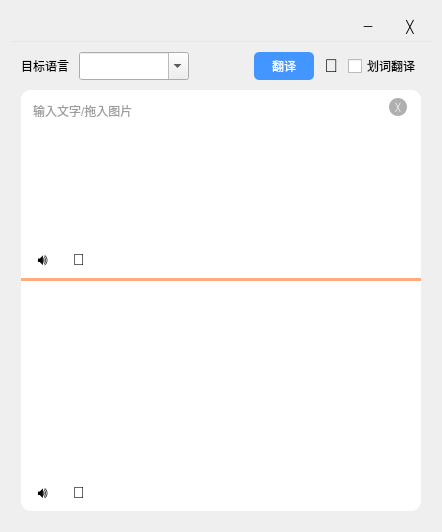
<?xml version="1.0" encoding="UTF-8"?>
<ui version="4.0">
 <class>MainWindow</class>
 <widget class="QWidget" name="MainWindow">
  <property name="geometry">
   <rect>
    <x>0</x>
    <y>0</y>
    <width>438</width>
    <height>532</height>
   </rect>
  </property>
  <property name="windowTitle">
   <string>翻译</string>
  </property>
  <layout class="QVBoxLayout" name="verticalLayout">
   <property name="spacing">
    <number>0</number>
   </property>
   <item>
    <layout class="QHBoxLayout" name="horizontalLayout">
     <property name="spacing">
      <number>0</number>
     </property>
     <item>
      <spacer name="horizontalSpacer">
       <property name="orientation">
        <enum>Qt::Horizontal</enum>
       </property>
       <property name="sizeType">
        <enum>QSizePolicy::MinimumExpanding</enum>
       </property>
       <property name="sizeHint" stdset="0">
        <size>
         <width>40</width>
         <height>20</height>
        </size>
       </property>
      </spacer>
     </item>
     <item>
      <widget class="QPushButton" name="pushButton">
       <property name="minimumSize">
        <size>
         <width>42</width>
         <height>30</height>
        </size>
       </property>
       <property name="styleSheet">
        <string notr="true">QPushButton {background-color: transparent; border: 0;} QPushButton:hover {background-color: rgb(230, 230, 230);} QPushButton:pressed {background-color: rgb(200, 200, 200);}</string>
       </property>
       <property name="text">
        <string>─</string>
       </property>
      </widget>
     </item>
     <item>
      <widget class="QPushButton" name="pushButton_2">
       <property name="minimumSize">
        <size>
         <width>42</width>
         <height>30</height>
        </size>
       </property>
       <property name="styleSheet">
        <string notr="true">QPushButton {background-color: transparent; border: 0;} QPushButton:hover {background-color: rgb(228, 104, 85);} QPushButton:pressed {background-color: rgb(196, 94, 74);}</string>
       </property>
       <property name="text">
        <string>╳</string>
       </property>
      </widget>
     </item>
    </layout>
   </item>
   <item>
    <widget class="Line" name="line">
     <property name="minimumSize">
      <size>
       <width>400</width>
       <height>3</height>
      </size>
     </property>
     <property name="styleSheet">
      <string notr="true">border: 1px solid rgb(230, 230, 230); border-left-color: transparent; border-right-color: transparent; border-bottom-color: transparent;</string>
     </property>
     <property name="frameShadow">
      <enum>QFrame::Plain</enum>
     </property>
     <property name="orientation">
      <enum>Qt::Horizontal</enum>
     </property>
    </widget>
   </item>
   <item>
    <layout class="QVBoxLayout" name="verticalLayout_2">
     <property name="spacing">
      <number>0</number>
     </property>
     <property name="leftMargin">
      <number>10</number>
     </property>
     <property name="topMargin">
      <number>8</number>
     </property>
     <property name="rightMargin">
      <number>10</number>
     </property>
     <property name="bottomMargin">
      <number>10</number>
     </property>
     <item>
      <layout class="QHBoxLayout" name="horizontalLayout_2">
       <property name="spacing">
        <number>0</number>
       </property>
       <item>
        <layout class="QHBoxLayout" name="horizontalLayout_3">
         <property name="spacing">
          <number>10</number>
         </property>
         <item>
          <widget class="QLabel" name="label">
           <property name="text">
            <string>目标语言</string>
           </property>
          </widget>
         </item>
         <item>
          <widget class="QComboBox" name="comboBox">
           <property name="minimumSize">
            <size>
             <width>110</width>
             <height>28</height>
            </size>
           </property>
           <property name="editable">
            <bool>true</bool>
           </property>
          </widget>
         </item>
        </layout>
       </item>
       <item>
        <spacer name="horizontalSpacer_2">
         <property name="orientation">
          <enum>Qt::Horizontal</enum>
         </property>
         <property name="sizeType">
          <enum>QSizePolicy::MinimumExpanding</enum>
         </property>
         <property name="sizeHint" stdset="0">
          <size>
           <width>15</width>
           <height>20</height>
          </size>
         </property>
        </spacer>
       </item>
       <item>
        <layout class="QHBoxLayout" name="horizontalLayout_4">
         <property name="spacing">
          <number>10</number>
         </property>
         <item>
          <widget class="QPushButton" name="pushButton_3">
           <property name="minimumSize">
            <size>
             <width>60</width>
             <height>28</height>
            </size>
           </property>
           <property name="cursor">
            <cursorShape>PointingHandCursor</cursorShape>
           </property>
           <property name="styleSheet">
            <string notr="true">QPushButton {background-color: rgb(67, 149, 255); color: rgb(255, 255, 255); border-radius: 5px;} QPushButton:pressed {background-color: rgb(52, 133, 251);}</string>
           </property>
           <property name="text">
            <string>翻译</string>
           </property>
          </widget>
         </item>
         <item>
          <widget class="QPushButton" name="pushButton_4">
           <property name="cursor">
            <cursorShape>PointingHandCursor</cursorShape>
           </property>
           <property name="toolTip">
            <string>截屏翻译（F1）</string>
           </property>
           <property name="styleSheet">
            <string notr="true">QPushButton {background-color: transparent; border: 0; font-size: 18px}</string>
           </property>
           <property name="text">
            <string>📸</string>
           </property>
          </widget>
         </item>
         <item>
          <widget class="QCheckBox" name="checkBox">
           <property name="toolTip">
            <string>Ctrl+C 快速发起翻译</string>
           </property>
           <property name="text">
            <string>划词翻译</string>
           </property>
          </widget>
         </item>
        </layout>
       </item>
      </layout>
     </item>
     <item>
      <spacer name="verticalSpacer">
       <property name="orientation">
        <enum>Qt::Vertical</enum>
       </property>
       <property name="sizeType">
        <enum>QSizePolicy::Minimum</enum>
       </property>
       <property name="sizeHint" stdset="0">
        <size>
         <width>20</width>
         <height>10</height>
        </size>
       </property>
      </spacer>
     </item>
     <item>
      <widget class="QWidget" name="widget" native="true">
       <property name="styleSheet">
        <string notr="true">QWidget#widget {background-color: rgb(255, 255, 255); border-radius: 10px;} QScrollBar:vertical {background: transparent; width: 6px; margin: 0;} QScrollBar::handle:vertical {background: rgb(224, 224, 224); min-height: 30px; border-radius: 3px;} QScrollBar::sub-line:vertical {height: 0; subcontrol-position: top;} QScrollBar::add-line:vertical {height: 0; subcontrol-position: bottom;} QScrollBar:horizontal {background: transparent; height: 6px; margin: 0;} QScrollBar::handle:horizontal {background: rgb(224, 224, 224); min-width: 30px; border-radius: 3px;} QScrollBar::sub-line:horizontal {width: 0; subcontrol-position: left;} QScrollBar::add-line:horizontal {width: 0; subcontrol-position: right;}</string>
       </property>
       <layout class="QVBoxLayout" name="verticalLayout_3">
        <property name="spacing">
         <number>0</number>
        </property>
        <property name="leftMargin">
         <number>0</number>
        </property>
        <property name="topMargin">
         <number>0</number>
        </property>
        <property name="rightMargin">
         <number>0</number>
        </property>
        <property name="bottomMargin">
         <number>0</number>
        </property>
        <item>
         <widget class="QTextEdit" name="textEdit">
          <property name="minimumSize">
           <size>
            <width>400</width>
            <height>100</height>
           </size>
          </property>
          <property name="maximumSize">
           <size>
            <width>16777215</width>
            <height>160</height>
           </size>
          </property>
          <property name="styleSheet">
           <string notr="true">QTextEdit {background-color: rgb(255, 255, 255); border: 2px solid rgb(255, 255, 255); border-radius: 10px; font: 16px &quot;微软雅黑&quot;; color: rgb(60, 60, 60); padding: 6px;} QTextEdit:hover {border: 2px solid rgb(82, 186, 255);} QTextEdit:focus {border: 2px solid rgb(82, 186, 255);}</string>
          </property>
          <property name="placeholderText">
           <string>输入文字/拖入图片</string>
          </property>
          <layout class="QVBoxLayout" name="verticalLayout_4">
           <property name="leftMargin">
            <number>0</number>
           </property>
           <property name="topMargin">
            <number>0</number>
           </property>
           <property name="rightMargin">
            <number>0</number>
           </property>
           <property name="bottomMargin">
            <number>0</number>
           </property>
           <item>
            <layout class="QHBoxLayout" name="horizontalLayout_5">
             <property name="rightMargin">
              <number>6</number>
             </property>
             <item>
              <spacer name="horizontalSpacer_3">
               <property name="orientation">
                <enum>Qt::Horizontal</enum>
               </property>
               <property name="sizeHint" stdset="0">
                <size>
                 <width>10</width>
                 <height>10</height>
                </size>
               </property>
              </spacer>
             </item>
             <item>
              <widget class="QPushButton" name="pushButton_5">
               <property name="minimumSize">
                <size>
                 <width>18</width>
                 <height>18</height>
                </size>
               </property>
               <property name="cursor">
                <cursorShape>PointingHandCursor</cursorShape>
               </property>
               <property name="styleSheet">
                <string notr="true">QPushButton {background-color: rgba(0, 0, 0, 80); border-radius: 9px; font-size: 8px; color: rgb(255, 255, 255);}</string>
               </property>
               <property name="text">
                <string>╳</string>
               </property>
              </widget>
             </item>
            </layout>
           </item>
           <item>
            <spacer name="verticalSpacer_2">
             <property name="orientation">
              <enum>Qt::Vertical</enum>
             </property>
             <property name="sizeHint" stdset="0">
              <size>
               <width>20</width>
               <height>115</height>
              </size>
             </property>
            </spacer>
           </item>
          </layout>
         </widget>
        </item>
        <item>
         <widget class="QWidget" name="widget_2" native="true">
          <property name="styleSheet">
           <string notr="true">QPushButton {background-color: transparent; border-radius: 10px; font-size: 16px}</string>
          </property>
          <layout class="QVBoxLayout" name="verticalLayout_5">
           <property name="spacing">
            <number>0</number>
           </property>
           <property name="leftMargin">
            <number>0</number>
           </property>
           <property name="topMargin">
            <number>0</number>
           </property>
           <property name="rightMargin">
            <number>0</number>
           </property>
           <property name="bottomMargin">
            <number>0</number>
           </property>
           <item>
            <widget class="QTextBrowser" name="textBrowser">
             <property name="minimumSize">
              <size>
               <width>400</width>
               <height>55</height>
              </size>
             </property>
             <property name="maximumSize">
              <size>
               <width>410</width>
               <height>55</height>
              </size>
             </property>
             <property name="styleSheet">
              <string notr="true">QTextBrowser {background-color: transparent; border: 2px solid transparent; border-radius: 10px; font: 18px &quot;微软雅黑&quot;; color: rgb(60, 60, 60); padding: 6px;}</string>
             </property>
            </widget>
           </item>
           <item>
            <widget class="QWidget" name="widget_3" native="true">
             <layout class="QVBoxLayout" name="verticalLayout_6">
              <property name="spacing">
               <number>0</number>
              </property>
              <property name="leftMargin">
               <number>0</number>
              </property>
              <property name="topMargin">
               <number>0</number>
              </property>
              <property name="rightMargin">
               <number>0</number>
              </property>
              <property name="bottomMargin">
               <number>0</number>
              </property>
              <item>
               <layout class="QHBoxLayout" name="horizontalLayout_6">
                <property name="spacing">
                 <number>14</number>
                </property>
                <property name="leftMargin">
                 <number>11</number>
                </property>
                <property name="bottomMargin">
                 <number>8</number>
                </property>
                <property name="toptMargin" stdset="0">
                 <number>0</number>
                </property>
                <item>
                 <widget class="QPushButton" name="pushButton_6">
                  <property name="minimumSize">
                   <size>
                    <width>22</width>
                    <height>22</height>
                   </size>
                  </property>
                  <property name="maximumSize">
                   <size>
                    <width>22</width>
                    <height>22</height>
                   </size>
                  </property>
                  <property name="cursor">
                   <cursorShape>PointingHandCursor</cursorShape>
                  </property>
                  <property name="toolTip">
                   <string>语音播报</string>
                  </property>
                  <property name="text">
                   <string>🔊</string>
                  </property>
                 </widget>
                </item>
                <item>
                 <widget class="QPushButton" name="pushButton_7">
                  <property name="minimumSize">
                   <size>
                    <width>22</width>
                    <height>22</height>
                   </size>
                  </property>
                  <property name="maximumSize">
                   <size>
                    <width>22</width>
                    <height>22</height>
                   </size>
                  </property>
                  <property name="cursor">
                   <cursorShape>PointingHandCursor</cursorShape>
                  </property>
                  <property name="toolTip">
                   <string>复制内容</string>
                  </property>
                  <property name="text">
                   <string>📑</string>
                  </property>
                 </widget>
                </item>
                <item>
                 <spacer name="horizontalSpacer_4">
                  <property name="orientation">
                   <enum>Qt::Horizontal</enum>
                  </property>
                  <property name="sizeHint" stdset="0">
                   <size>
                    <width>30</width>
                    <height>20</height>
                   </size>
                  </property>
                 </spacer>
                </item>
               </layout>
              </item>
              <item>
               <widget class="Line" name="line_2">
                <property name="styleSheet">
                 <string notr="true">background-color: rgb(255, 170, 127); border: 1px solid transparent;</string>
                </property>
                <property name="frameShadow">
                 <enum>QFrame::Plain</enum>
                </property>
                <property name="orientation">
                 <enum>Qt::Horizontal</enum>
                </property>
               </widget>
              </item>
             </layout>
            </widget>
           </item>
           <item>
            <widget class="QTextBrowser" name="textBrowser_2">
             <property name="minimumSize">
              <size>
               <width>400</width>
               <height>200</height>
              </size>
             </property>
             <property name="styleSheet">
              <string notr="true">QTextBrowser {background-color: transparent; border: 2px solid transparent; border-radius: 10px; font: 16px &quot;微软雅黑&quot;; color: rgb(60, 60, 60); padding: 6px;}</string>
             </property>
            </widget>
           </item>
           <item>
            <widget class="QWidget" name="widget_4" native="true">
             <layout class="QHBoxLayout" name="horizontalLayout_7">
              <property name="spacing">
               <number>14</number>
              </property>
              <property name="leftMargin">
               <number>11</number>
              </property>
              <property name="topMargin">
               <number>0</number>
              </property>
              <property name="rightMargin">
               <number>0</number>
              </property>
              <property name="bottomMargin">
               <number>8</number>
              </property>
              <item>
               <widget class="QPushButton" name="pushButton_8">
                <property name="minimumSize">
                 <size>
                  <width>22</width>
                  <height>22</height>
                 </size>
                </property>
                <property name="cursor">
                 <cursorShape>PointingHandCursor</cursorShape>
                </property>
                <property name="toolTip">
                 <string>语音播报</string>
                </property>
                <property name="text">
                 <string>🔊</string>
                </property>
               </widget>
              </item>
              <item>
               <widget class="QPushButton" name="pushButton_9">
                <property name="minimumSize">
                 <size>
                  <width>22</width>
                  <height>22</height>
                 </size>
                </property>
                <property name="cursor">
                 <cursorShape>PointingHandCursor</cursorShape>
                </property>
                <property name="toolTip">
                 <string>复制内容</string>
                </property>
                <property name="text">
                 <string>📑</string>
                </property>
               </widget>
              </item>
              <item>
               <spacer name="horizontalSpacer_5">
                <property name="orientation">
                 <enum>Qt::Horizontal</enum>
                </property>
                <property name="sizeHint" stdset="0">
                 <size>
                  <width>30</width>
                  <height>20</height>
                 </size>
                </property>
               </spacer>
              </item>
             </layout>
            </widget>
           </item>
          </layout>
         </widget>
        </item>
       </layout>
      </widget>
     </item>
    </layout>
   </item>
  </layout>
 </widget>
 <resources/>
 <connections>
  <connection>
   <sender>pushButton</sender>
   <signal>clicked()</signal>
   <receiver>MainWindow</receiver>
   <slot>showMinimized()</slot>
   <hints>
    <hint type="sourcelabel">
     <x>367</x>
     <y>25</y>
    </hint>
    <hint type="destinationlabel">
     <x>220</x>
     <y>269</y>
    </hint>
   </hints>
  </connection>
  <connection>
   <sender>pushButton_2</sender>
   <signal>clicked()</signal>
   <receiver>MainWindow</receiver>
   <slot>close()</slot>
   <hints>
    <hint type="sourcelabel">
     <x>409</x>
     <y>25</y>
    </hint>
    <hint type="destinationlabel">
     <x>220</x>
     <y>269</y>
    </hint>
   </hints>
  </connection>
  <connection>
   <sender>pushButton_5</sender>
   <signal>clicked()</signal>
   <receiver>textEdit</receiver>
   <slot>clear()</slot>
   <hints>
    <hint type="sourcelabel">
     <x>398</x>
     <y>112</y>
    </hint>
    <hint type="destinationlabel">
     <x>220</x>
     <y>144</y>
    </hint>
   </hints>
  </connection>
 </connections>
</ui>
